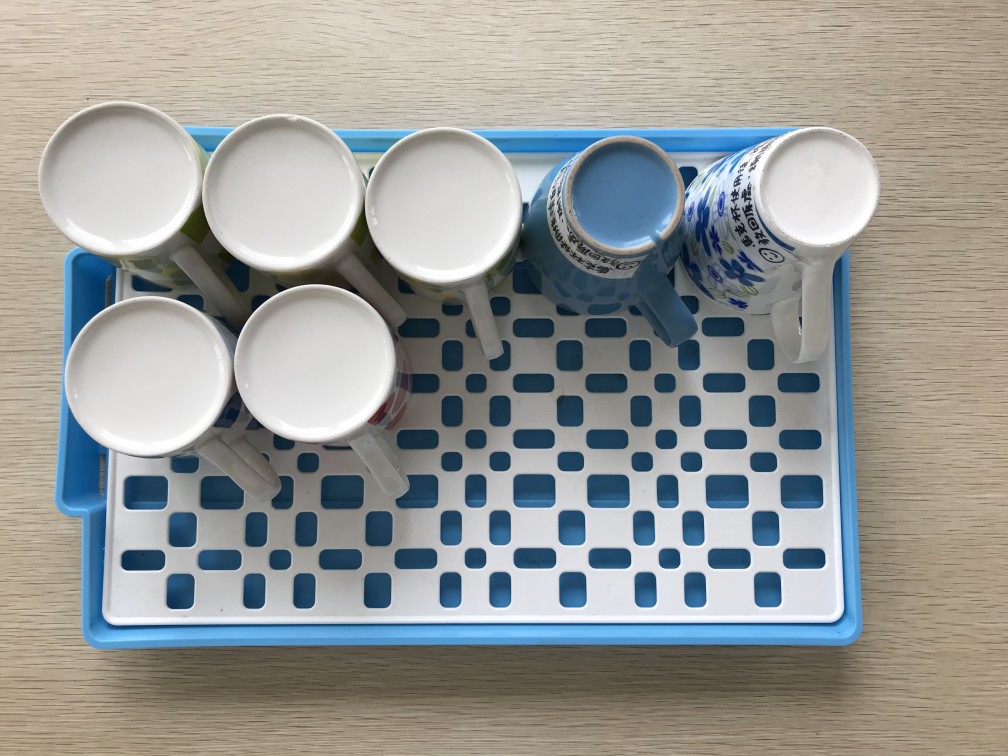
#> input picture cup.jpg, 4032 x 3024 px (shown at 1/4 size)
$ python '26(3-12).py'
#> lines starting #> are read from the running program, lines starting #| are printed output that depends on the picture; after the words box and inside, x2 and y2 are one past the last pixel; in counts of white or black regions, pixels touching at a corner belong together
# 匯入必要模組
import cv2
import numpy as np

# 加載圖像並調整尺寸
src = cv2.imread('cup.jpg', -1)
#> src is the input picture: shape (3024, 4032, 3); mean B, G, R 150.4, 153.3, 151.2
src = cv2.resize(src, (403, 302))
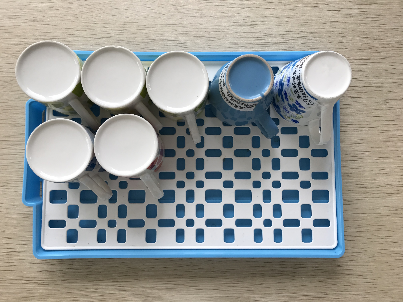
#> src: shape (302, 403, 3); mean B, G, R 150.4, 153.3, 151.2

# 將圖像轉換為灰階並應用高斯模糊
gray = cv2.cvtColor(src, cv2.COLOR_BGR2GRAY)
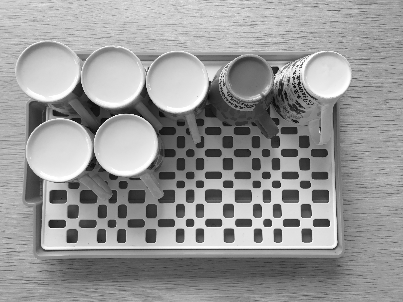
#> gray: shape (302, 403); min 1, max 255, mean 152.3
gray = cv2.GaussianBlur(gray, (5, 5), 0)
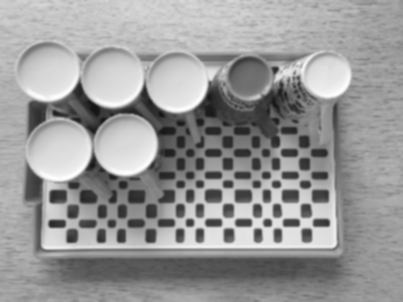
#> gray: shape (302, 403); min 19, max 254, mean 152.3

# 使用霍夫圓變換檢測圓形
circles = cv2.HoughCircles(
    gray,
    cv2.HOUGH_GRADIENT,  # 檢測方法，目前僅支援 HOUGH_GRADIENT
    1,                  # 輸入圖像與檢測圖像的比例，通常設為 1
    20,                 # 各圓心間的最小距離
    None,               # 固定為 None
    10,                 # Canny 演算法的高閾值
    75,                 # 檢測圓形的累加閾值
    3,                  # 最小圓半徑
    75                  # 最大圓半徑
)
#> circles = [[125.5, 144.5, 31.5], [176.5, 82.5, 30.3], [47.5, 69.5, 31.5], [58.5, 148.5, 32.6], [112.5, 75.5, 31.5], [325.5, 72.5, 25.7], [248.5, 78.5, 22.5]]

# 將檢測結果轉換為整數
circles = circles.astype(int)
#> circles = [[125, 144, 31], [176, 82, 30], [47, 69, 31], [58, 148, 32], [112, 75, 31], [325, 72, 25], [248, 78, 22]]
if len(circles) > 0:
    out = src.copy()
    for x, y, r in circles[0]:
        # 繪製圓形
        cv2.circle(out, (x, y), r, (0, 0, 255), 3)
        # 繪製圓心
        cv2.circle(out, (x, y), 2, (0, 255, 0), 3)
#> this loop made 7 passes
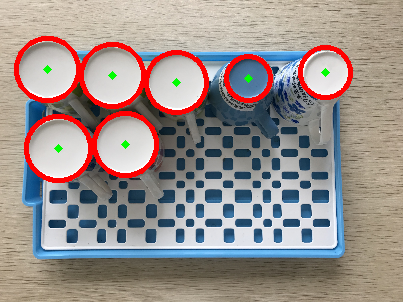
#> out: shape (302, 403, 3); 5.36% of pixels changed, all inside (x1, y1, x2, y2) = (14, 36, 353, 183)
    # 合併原圖與結果
    src = cv2.hconcat([src, out])
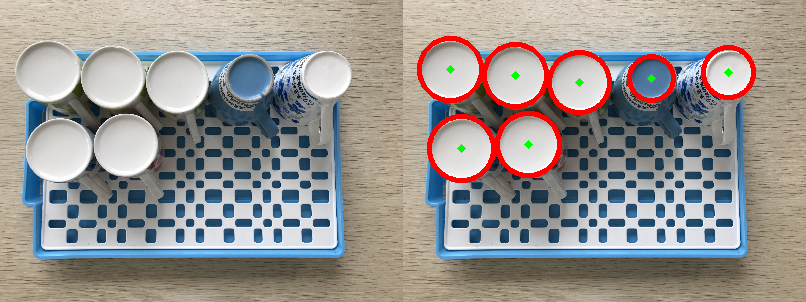
#> src: shape (302, 806, 3); mean B, G, R 145.6, 148.8, 153

# 顯示結果
cv2.namedWindow('image', cv2.WINDOW_NORMAL)
cv2.imshow('image', src)
cv2.waitKey(0)
cv2.destroyAllWindows()
